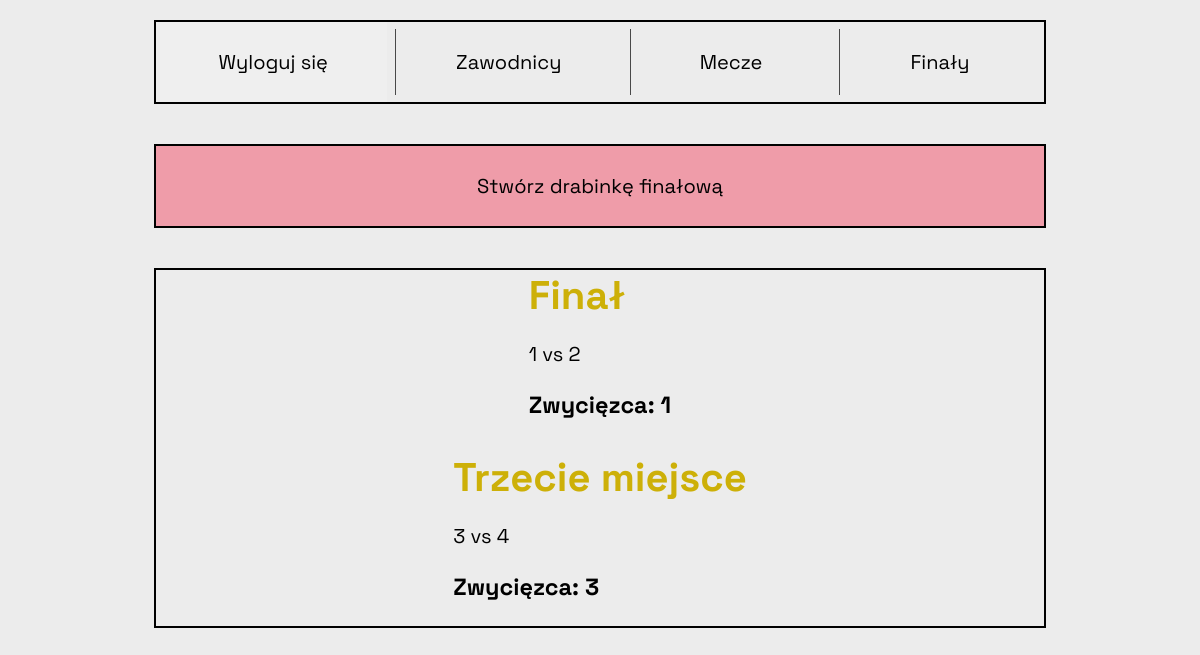
The page /finals/ (signed in) on the database its author committed.
### table/models.py (models this page shows, shortened)
class FinalsMatch(models.Model):
    player1 = models.ForeignKey(Player, related_name='finals_player1',
                                on_delete=models.CASCADE)
    player2 = models.ForeignKey(Player, related_name='finals_player2',
                                on_delete=models.CASCADE)
    level = models.CharField(max_length=50)
    winner = models.ForeignKey(Player, default=None,
                               related_name='finals_match_winner',
                               on_delete=models.CASCADE, null=True, blank=True)

class Player(models.Model):
    name = models.CharField(max_length=50)
    points = models.SmallIntegerField(default=0)
    games = models.SmallIntegerField(default=0)
    qualified = models.BooleanField(default=False)
    point_balance = models.IntegerField(default=0)
    def __str__(self) -> str:
        return self.name

### table/views.py (the view)
# urls.py: path('finals/', views.finals, name='finals'),
def finals(request):
    try:
        great_final = FinalsMatch.objects.get(level='1')
        miejce_3 = FinalsMatch.objects.get(level='3')
    except FinalsMatch.DoesNotExist:
        great_final = None
        miejce_3 = None
    context={
            'great_final': great_final,
            'miejsce_3': miejce_3,}
    return render(request, 'table/finals.html', context)

### table/templates/table/finals.html
{% extends "table/base.html" %}
{% block content %}
<a href="{% url "table:create_finals" %}" class='navbar red'>
  <div>Stwórz drabinkę finałową</div>
</a>
<div class='navbar matches'>
  <div class='final'>
    {% if great_final.id %}
    <a href="{% url "table:change_finals_score" great_final.id%}">
    {% else %}
    <a href='#'>
    {% endif %}
      <div class='final-match-display'>
        <h1 class='zwyciezca'>Finał</h1>
        <p>{{ great_final.player1 }} vs {{ great_final.player2 }}</p>
        <h3>Zwycięzca: {{ great_final.winner }}</h3>
      </div>
    </a>
  </div>
  <div class='final trzecie'>
    {% if miejsce_3.id %}
    <a href="{% url "table:change_finals_score" miejsce_3.id%}">
    {% else %}
    <a href='#'>
    {% endif %}
      <div class='final-match-display'>
        <h1 class='zwyciezca'>Trzecie miejsce</h1>
        <p>{{ miejsce_3.player1 }} vs {{ miejsce_3.player2 }}</p>
        <h3>Zwycięzca: {{ miejsce_3.winner }}</h3>
      </div>
    </a>
  </div>
</div>
{% endblock content %}

### table/static/table/css/styles.css (style rules this page uses)
body { display: flex; flex-direction: column; align-items: center; justify-content: center; font-family: 'Space Grotesk', 'Space Mono', Arial, Helvetica, sans-serif; font-size: 20px; margin-top: 20px; background-color: rgb(236, 236, 236); }
a { text-decoration: none; font-size: 20px; text-align: justify; height: 66px; min-width: 188px; justify-content: center; align-items: center; color: black; }
.navbar { display: flex; align-items: center; justify-content: center; gap: 8px; width: 100%; max-width: 880px; min-height: 80px; border: 2px solid black; padding-left: 4px; padding-right: 4px; margin-bottom: 40px; }
.red { background-color: rgb(239, 156, 169); }
.matches { display: flex; flex-direction: column; flex-grow: 1; }
.zwyciezca { color: rgb(205, 176, 8); display: inline; }

### rows shown on the page
FinalsMatch: player1 "1", player2 "2", winner "1"
FinalsMatch: player1 "3", player2 "4", winner "3"
